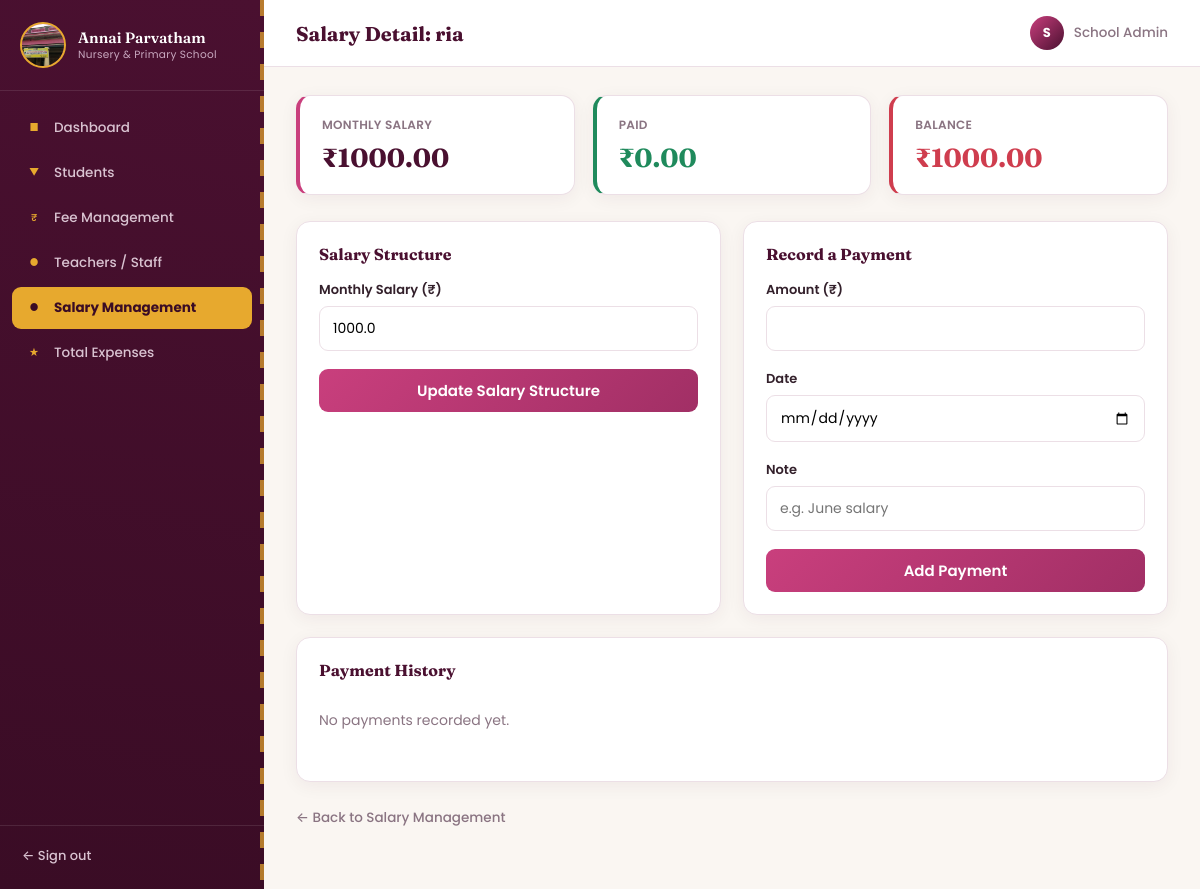
The app's page /salary/1 (signed in) with its own data.
### models.py (models this page shows)
class Teacher(db.Model):
    id = db.Column(db.Integer, primary_key=True)
    name = db.Column(db.String(120), nullable=False, index=True)
    subject = db.Column(db.String(80))
    contact = db.Column(db.String(20))
    joining_date = db.Column(db.String(20))
    salary = db.relationship("TeacherSalary", backref="teacher", uselist=False, cascade="all, delete-orphan")
    salary_payments = db.relationship("SalaryPayment", backref="teacher", cascade="all, delete-orphan")

class TeacherSalary(db.Model):
    id = db.Column(db.Integer, primary_key=True)
    teacher_id = db.Column(db.Integer, db.ForeignKey("teacher.id"), nullable=False, index=True)
    monthly_salary = db.Column(db.Float, nullable=False, default=0)

### app.py (the view, shortened to what this page needs)
@app.route("/salary/<int:teacher_id>", methods=["GET", "POST"])
@login_required
def teacher_salary_detail(teacher_id):
    t = Teacher.query.get_or_404(teacher_id)
    if not t.salary:
        t.salary = TeacherSalary(teacher_id=t.id, monthly_salary=0)
        db.session.add(t.salary)
        db.session.commit()
    paid = sum(p.amount for p in t.salary_payments)
    balance = t.salary.monthly_salary - paid
    payments = sorted(t.salary_payments, key=lambda p: p.id, reverse=True)
    return render_template("teacher_salary_detail.html", t=t, paid=paid, balance=balance, payments=payments)

### app.py (called while the page is built)
def login_required(f):
    @wraps(f)
    def wrapper(*args, **kwargs):
        if "admin_id" not in session:
            return redirect(url_for("login"))
        return f(*args, **kwargs)
    return wrapper

### templates/teacher_salary_detail.html (shortened to what this page needs)
{% extends "base.html" %}
{% block header %}Salary Detail: {{ t.name }}{% endblock %}
{% block content %}
<div class="card-grid three">
  <div class="stat-card">
    <span class="stat-label">Monthly Salary</span>
    <span class="stat-value">₹{{ "%.2f"|format(t.salary.monthly_salary) }}</span>
  </div>
  <div class="stat-card accent-green">
    <span class="stat-label">Paid</span>
    <span class="stat-value">₹{{ "%.2f"|format(paid) }}</span>
  </div>
  <div class="stat-card {{ 'accent-red' if balance > 0 else 'accent-green' }}">
    <span class="stat-label">Balance</span>
    <span class="stat-value">₹{{ "%.2f"|format(balance) }}</span>
  </div>
</div>
<div class="two-col">
  <div class="panel">
    <h3>Salary Structure</h3>
    <form method="POST" class="form-grid">
      <div class="form-row">
        <label>Monthly Salary (₹)</label>
        <input type="number" step="0.01" min="0" name="monthly_salary" value="{{ t.salary.monthly_salary }}" required>
      </div>
      <button type="submit" class="submit-btn small">Update Salary Structure</button>
    </form>
  </div>
  <div class="panel">
    <h3>Record a Payment</h3>
    <form method="POST" class="form-grid">
      <div class="form-row">
        <label>Amount (₹)</label>
        <input type="number" step="0.01" min="0.01" name="amount" required>
      </div>
      <div class="form-row">
        <label>Date</label>
        <input type="date" name="date">
      </div>
      <div class="form-row">
        <label>Note</label>
        <input type="text" name="note" placeholder="e.g. June salary">
      </div>
      <button type="submit" class="submit-btn small">Add Payment</button>
    </form>
  </div>
</div>
<div class="panel">
  <h3>Payment History</h3>
  {% if payments %}
  <table class="data-table">
    <thead><tr><th>Date</th><th>Amount</th><th>Note</th><th></th><th></th></tr></thead>
    <tbody>
      {% for p in payments %}
      <tr>
        <td>{{ p.date }}</td>
        <td>₹{{ "%.2f"|format(p.amount) }}</td>
        <td>{{ p.note or '-' }}</td>
        <td><a href="{{ url_for('salary_receipt', payment_id=p.id) }}" target="_blank" class="link-btn">Print Receipt &rarr;</a></td>
        <td>
          <form method="POST" action="{{ url_for('delete_salary_payment', payment_id=p.id) }}"
                onsubmit="return confirm('Remove this payment entry?');">
            <input type="hidden" name="csrf_token" value="{{ csrf_token() }}">
            <button type="submit" class="danger-btn">Delete</button>
          </form>
        </td>
      </tr>
      {% endfor %}
    </tbody>
  </table>
  {% else %}
  <p class="empty-state">No payments recorded yet.</p>
  {% endif %}
</div>
<a href="{{ url_for('salary') }}" class="cancel-link">&larr; Back to Salary Management</a>
{% endblock %}

### static/css/style.css (style rules this page uses)
:root { --rose: #c93f7d; --rose-dark: #a12f65; --rose-tint: #fbe9f1; --wine: #4a1030; --wine-deep: #3a0c25; --forest: #1f5c42; --forest-tint: #e8f5ee; --cream: #fdf6e3; --cream-deep: #f6e6b4; --gold: #e7a92e; --gold-dark: #c98c18; --navy: var(--wine); --navy-light: var(--wine-deep); --indigo: var(--rose); --indigo-dark: var(--rose-dark); --ink: #33202b; --muted: #8a7482; --border: #ecdfe6; --bg: #faf6f2; --green: #1f8a5c; --green-bg: #e5f6ec; --red: #cf3d4e; --red-bg: #fdeaec; --amber: #b3760a; --amber-bg: #fdf1da; --radius: 14px; --radius-sm: 9px; --shadow-soft: 0 4px 18px rgba(74, 16, 48, 0.06); --shadow-card: 0 10px 30px rgba(74, 16, 48, 0.10); --font-display: "Fraunces", Georgia, serif; --font-body: "Poppins", "Segoe UI", -apple-system, BlinkMacSystemFont, sans-serif; --font-data: "Inter", "Segoe UI", sans-serif; }
* { box-sizing: border-box; }
body { margin: 0; font-family: var(--font-body); background: var(--bg); color: var(--ink); -webkit-font-smoothing: antialiased; }
a { text-decoration: none; color: inherit; }
.submit-btn { width: 100%; margin-top: 26px; padding: 14px; border: none; border-radius: var(--radius-sm); background: linear-gradient(135deg, var(--rose), var(--rose-dark)); color: #fff; font-size: 15px; font-family: var(--font-body); font-weight: 600; cursor: pointer; box-shadow: 0 8px 20px rgba(201, 63, 125, 0.28); transition: transform 0.15s ease, box-shadow 0.15s ease, filter 0.15s ease; }
.submit-btn.small { width: auto; margin-top: 0; padding: 10px 18px; box-shadow: none; }
.card-grid { display: grid; grid-template-columns: repeat(3, 1fr); gap: 18px; margin-bottom: 26px; }
.card-grid.three { grid-template-columns: repeat(3, 1fr); }
.stat-card { background: #fff; border: 1px solid var(--border); border-left: 4px solid var(--rose); border-radius: var(--radius); padding: 20px 22px; display: flex; flex-direction: column; gap: 8px; box-shadow: var(--shadow-soft); transition: transform 0.18s ease, box-shadow 0.18s ease; position: relative; }
.stat-label { font-size: 12px; color: var(--muted); font-weight: 600; letter-spacing: 0.3px; text-transform: uppercase; }
.stat-value { font-family: var(--font-display); font-size: 26px; font-weight: 700; color: var(--wine); }
.stat-card.accent-green { border-left-color: var(--green); }
.stat-card.accent-green .stat-value { color: var(--green); }
.stat-card.accent-red { border-left-color: var(--red); }
.stat-card.accent-red .stat-value { color: var(--red); }
.panel { background: #fff; border: 1px solid var(--border); border-radius: var(--radius); padding: 22px; margin-bottom: 22px; box-shadow: var(--shadow-soft); overflow-x: auto; }
.panel h3 { margin: 0 0 16px; font-size: 16px; font-family: var(--font-display); font-weight: 700; color: var(--wine); }
.two-col { display: grid; grid-template-columns: 1fr 1fr; gap: 22px; }
.empty-state { color: var(--muted); font-size: 14px; padding: 14px 0; }
.form-grid { display: flex; flex-direction: column; gap: 4px; max-width: 480px; }
.form-row { display: flex; flex-direction: column; margin-bottom: 14px; }
.form-row label { font-size: 13px; font-weight: 600; color: var(--ink); margin-bottom: 6px; }
.form-row input, .form-row select { padding: 11px 13px; border: 1.5px solid var(--border); border-radius: var(--radius-sm); font-size: 14px; font-family: var(--font-body); background: #fff; transition: border-color 0.15s ease, box-shadow 0.15s ease; }
.cancel-link { color: var(--muted); font-size: 13.5px; font-weight: 500; }

### records on screen
Teacher: name "ria"
TeacherSalary: salary.monthly_salary "1000.00", monthly_salary "1000.0"

### other values on screen
{{ session.get('admin_name','A')[0] }} "S"
{{ session.get('admin_name','Admin') }} "School Admin"
{{ "%.2f"|format(paid) }} "0.00"
{{ "%.2f"|format(balance) }} "1000.00"
